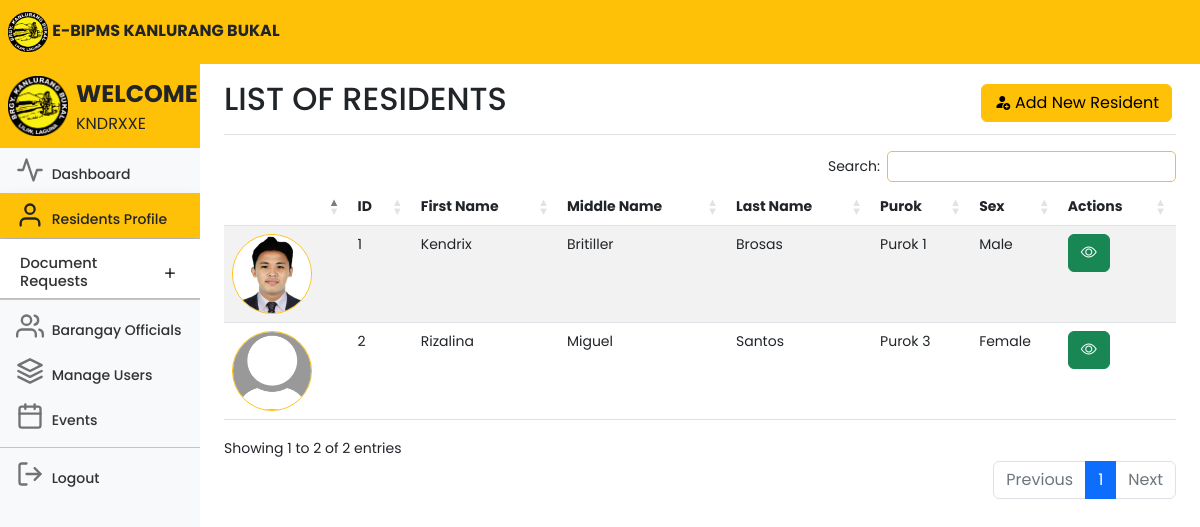
Before: /adminresidents.php (signed in) with the older database file.
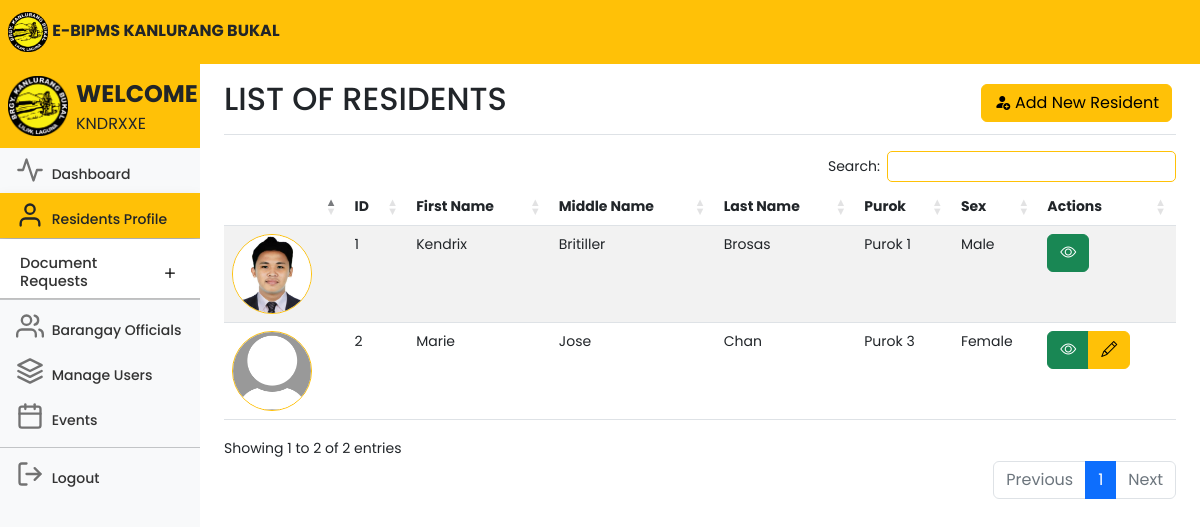
After: the same page with the newer database file.
### tables this page shows
CREATE TABLE `users` (
  `id` int(11) NOT NULL,
  `userID` varchar(100) NOT NULL,
  `firstname` varchar(100) NOT NULL,
  `middlename` varchar(100) NOT NULL,
  `lastname` varchar(100) NOT NULL,
  `sex` varchar(100) NOT NULL,
  `birthday` varchar(100) NOT NULL,
  `age` int(11) NOT NULL,
  `house_no` varchar(100) NOT NULL,
  `purok` varchar(100) NOT NULL,
  `civilstatus` varchar(100) NOT NULL,
  `voter` varchar(100) NOT NULL,
  `is_special_group` tinyint(1) NOT NULL,
  `specialgroup` varchar(100) NOT NULL,
  `members` int(11) NOT NULL,
  `housingstatus` varchar(100) NOT NULL,
  `employmentstatus` varchar(100) NOT NULL,
  `yearsliving` varchar(100) NOT NULL,
  `phonenumber` varchar(15) NOT NULL,
  `email` varchar(100) NOT NULL,
  `username` varchar(100) NOT NULL,
  `password` varchar(100) NOT NULL,
  `profile_picture` varchar(255) NOT NULL,
  `proof` varchar(255) NOT NULL,
  `status` text NOT NULL,
  `isEditable` tinyint(2) NOT NULL
);

### adminresidents.php (the view, shortened to what this page needs)
<!DOCTYPE html>
<html lang="en">
<head>
	<link rel="stylesheet" href="https://cdn.jsdelivr.net/npm/bootstrap-icons@1.10.5/font/bootstrap-icons.css">
	<link href="css/bootstrap.min.css" rel="stylesheet">
	<link rel="stylesheet" href="css/style.css">
	<link rel="stylesheet" href="DataTables/datatables.css" />
	<link rel="stylesheet"
		href="https://cdnjs.cloudflare.com/ajax/libs/twitter-bootstrap/5.2.0/css/bootstrap.min.css" />
	<link rel="stylesheet" href="https://cdn.datatables.net/1.13.4/css/dataTables.bootstrap5.min.css" />
	<link rel="stylesheet" href="https://cdn.datatables.net/buttons/2.3.6/css/buttons.dataTables.min.css" />
	<link href="dashboard.css" rel="stylesheet">
</head>
<body>
	<header class="navbar navbar-light sticky-top bg-warning flex-md-nowrap p-0 ">
		<a class="navbar-brand px-2 fs-6 text-dark">
			<img src="kanlurangbukal.png" width="40">
			<b>E-BIPMS KANLURANG BUKAL</b>
		</a>
	</header>
	<div class="container-fluid">
		<div class="row">
			<nav id="sidebarMenu" class="col-md-3 col-lg-2 d-md-block bg-body-tertiary sidebar collapse">
				<div class="position-sticky pt-2 mt-2 sidebar-sticky bg-light">
					<ul class="nav flex-column">
						<a class="navbar-brand px-2 fs-6 bg-warning">
							<img class="float-start" src="kanlurangbukal.png" width="60">
							<span class="fs-4 px-2 text-dark"><b>WELCOME</b></span>
							<br>
							<span class="fs-6 px-2 text-dark" style="text-transform: uppercase;">
								<?php echo $_SESSION['user'] ?>
							</span>
						</a>
						<li class="nav-item fs-7">
							<a class="nav-link" aria-current="page" href="adminhome.php">
								<span data-feather="activity" class="align-text-bottom feather-48"></span>
								Dashboard
							</a>
						</li>
						<li class="nav-item fs-7">
							<a class="nav-link text-dark bg-warning active shadow">
								<span data-feather="user" class="align-text-bottom feather-48"></span>
								Residents Profile
							</a>
						</li>
						<li class="nav-item fs-7">
							<div class="accordion accordion-flush" id="accordionFlushExample">
								<div class="accordion-item">
									<h2 class="accordion-header fs-7">
										<button class="accordion-button collapsed fs-7 pt-3 pb-2 nav-link"
											style="font-size:11pt;" type="button" data-bs-toggle="collapse"
											data-bs-target="#flush-collapseOne" aria-expanded="false"
											aria-controls="flush-collapseOne">
											Document Requests
										</button>
									</h2>
									<hr class="mt-0 mb-0">
								</div>
						</li>
						<hr class="mt-0 mb-1">
						<li class="nav-item fs-7">
							<a class="nav-link" href="adminofficials.php">
								<span data-feather="users" class="align-text-bottom feather-48"></span>
								Barangay Officials
							</a>
						</li>
						<li class="nav-item fs-7">
							<a class="nav-link" href="adminusers.php">
								<span data-feather="layers" class="align-text-bottom feather-48"></span>
								Manage Users
							</a>
						</li>
						<li class="nav-item fs-7">
							<a class="nav-link" href="adminevents.php">
								<span data-feather="calendar" class="align-text-bottom feather-48"></span>
								Events
							</a>
						</li>
						<hr class="mt-2 mb-1">
						<li class="nav-item fs-7">
							<a class="nav-link" href="adminlogout.php">
								<span data-feather="log-out" class="align-text-bottom feather-48"></span>
								Logout
							</a>
						</li>
					</ul>
				</div>
			</nav>
			<main class="col-md-9 ms-sm-auto col-lg-10 px-md-4">
				<div
					class="d-flex justify-content-between flex-wrap flex-md-nowrap align-items-center pt-3 pb-2 mb-3 border-bottom">
					<h1 class="h2">LIST OF RESIDENTS</h1>
					<div class="btn-toolbar mb-2 mb-md-0">
						<div class="btn-group me-1">
							<a href="adminaddresidents.php" class="btn btn-md btn-warning"><i
									class="bi bi-person-fill-add">
								</i>Add New Resident</a>
						</div>
					</div>
				</div>
				<div class="table-responsive">
					<div class="data_table">
						<table id="myTable" class="table table-striped" style="width:100%">
							<thead>
								<tr>
									<th scope="col"></th>
									<th scope="col">ID</th>
									<th scope="col">First Name</th>
									<th scope="col">Middle Name</th>
									<th scope="col">Last Name</th>
									<th scope="col">Purok</th>
									<th scope="col">Sex</th>
									<th scope="col">Actions</th>
								</tr>
							</thead>
							<tbody>
								<?php
								include 'conn.php';
								$query = "SELECT * FROM users";
								$query_run = mysqli_query($conn, $query);
								if(mysqli_num_rows($query_run) > 0) {
									foreach($query_run as $items) {
										?>
										<tr>
											<td style="display: block; margin-left: auto; margin-right: auto;">
												<?php
												if(!empty($items['profile_picture'])) {
													echo '<img class="rounded-circle border border-warning" src="'.$items['profile_picture'].'" alt="Profile Picture" width="80">';
												} else {
													echo '<img class="rounded-circle border border-warning" src="default-profile-pic.jpg" alt="Profile Picture" width="80">';
												}
												?>
											</td>
											<td>
												<?= $items['id']; ?>
											</td>
											<td>
												<?= $items['firstname']; ?>
											</td>
											<td>
												<?= $items['middlename']; ?>
											</td>
											<td>
												<?= $items['lastname']; ?>
											</td>
											<td>
												<?= $items['purok']; ?>
											</td>
											<td>
												<?= $items['sex']; ?>
											</td>
											<td class="text-right">
												<div class="btn-group me-2">
													<button type="button" class="btn btn-success" data-bs-toggle="modal"
														data-bs-target="#viewModal<?= $items['id']; ?>">
														<i class="bi bi-eye"></i>
													</button>
													<?php if($items['isEditable'] == 1): ?>
														<a href="admineditresidents.php?id=<?= $items['id']; ?>"
															class="btn btn-warning">
															<i class="bi bi-pencil"></i>
														</a>
													<?php endif; ?>
												</div>
											</td>
										</tr>
										<?php
									}
								}
								?>
							</tbody>
						</table>
					</div>
				</div>
			</main>
		</div>
	</div>
</body>
</html>

### css/style.css (style rules this page uses)
* { margin: 0; padding: 0; font-size: 10; font-family: 'Poppins', sans-serif; }

### DataTables/datatables.css (style rules this page uses)
:root { --dt-row-selected: 13, 110, 253; --dt-row-selected-text: 255, 255, 255; --dt-row-selected-link: 9, 10, 11; }
table.dataTable thead > tr > th.sorting, table.dataTable thead > tr > th.sorting_asc, table.dataTable thead > tr > th.sorting_desc, table.dataTable thead > tr > th.sorting_asc_disabled, table.dataTable thead > tr > th.sorting_desc_disabled, table.dataTable thead > tr > td.sorting, table.dataTable thead > tr > td.sorting_asc, table.dataTable thead > tr > td.sorting_desc, table.dataTable thead > tr > td.sorting_asc_disabled, table.dataTable thead > tr > td.sorting_desc_disabled { cursor: pointer; position: relative; padding-right: 26px; }
table.dataTable thead > tr > th.sorting:before, table.dataTable thead > tr > th.sorting:after, table.dataTable thead > tr > th.sorting_asc:before, table.dataTable thead > tr > th.sorting_asc:after, table.dataTable thead > tr > th.sorting_desc:before, table.dataTable thead > tr > th.sorting_desc:after, table.dataTable thead > tr > th.sorting_asc_disabled:before, table.dataTable thead > tr > th.sorting_asc_disabled:after, table.dataTable thead > tr > th.sorting_desc_disabled:before, table.dataTable thead > tr > th.sorting_desc_disabled:after, table.dataTable thead > tr > td.sorting:before, table.dataTable thead > tr > td.sorting:after, table.dataTable thead > tr > td.sorting_asc:before, table.dataTable thead > tr > td.sorting_asc:after, table.dataTable thead > tr > td.sorting_desc:before, table.dataTable thead > tr > td.sorting_desc:after, table.dataTable thead > tr > td.sorting_asc_disabled:before, table.dataTable thead > tr > td.sorting_asc_disabled:after, table.dataTable thead > tr > td.sorting_desc_disabled:before, table.dataTable thead > tr > td.sorting_desc_disabled:after { position: absolute; display: block; opacity: 0.125; right: 10px; line-height: 9px; font-size: 0.8em; }
table.dataTable thead > tr > th.sorting:before, table.dataTable thead > tr > th.sorting_asc:before, table.dataTable thead > tr > th.sorting_desc:before, table.dataTable thead > tr > th.sorting_asc_disabled:before, table.dataTable thead > tr > th.sorting_desc_disabled:before, table.dataTable thead > tr > td.sorting:before, table.dataTable thead > tr > td.sorting_asc:before, table.dataTable thead > tr > td.sorting_desc:before, table.dataTable thead > tr > td.sorting_asc_disabled:before, table.dataTable thead > tr > td.sorting_desc_disabled:before { bottom: 50%; content: "▲"; content: "▲"/""; }
table.dataTable thead > tr > th.sorting:after, table.dataTable thead > tr > th.sorting_asc:after, table.dataTable thead > tr > th.sorting_desc:after, table.dataTable thead > tr > th.sorting_asc_disabled:after, table.dataTable thead > tr > th.sorting_desc_disabled:after, table.dataTable thead > tr > td.sorting:after, table.dataTable thead > tr > td.sorting_asc:after, table.dataTable thead > tr > td.sorting_desc:after, table.dataTable thead > tr > td.sorting_asc_disabled:after, table.dataTable thead > tr > td.sorting_desc_disabled:after { top: 50%; content: "▼"; content: "▼"/""; }
table.dataTable thead > tr > th.sorting_asc:before, table.dataTable thead > tr > th.sorting_desc:after, table.dataTable thead > tr > td.sorting_asc:before, table.dataTable thead > tr > td.sorting_desc:after { opacity: 0.6; }
table.dataTable thead th, table.dataTable thead td, table.dataTable tfoot th, table.dataTable tfoot td { text-align: left; }
table.dataTable { clear: both; margin-top: 6px !important; margin-bottom: 6px !important; max-width: none !important; border-collapse: separate !important; border-spacing: 0; }
table.dataTable td, table.dataTable th { -webkit-box-sizing: content-box; box-sizing: content-box; }
table.dataTable.table-striped > tbody > tr:nth-of-type(2n+1) > * { box-shadow: none; }
table.dataTable > tbody > tr { background-color: transparent; }
table.dataTable.table-striped > tbody > tr.odd > * { box-shadow: inset 0 0 0 9999px rgba(0, 0, 0, 0.05); }

### adminresidents.php (style rules this page uses)
.accordion { --bs-accordion-active-bg: #ffc107; --bs-accordion-active-color: #212529; --bs-accordion-btn-focus-box-shadow: none; }
.accordion-button::after { transition: all 0.5s; }

Changed rows visible on the page:
changed users "Purok 3": firstname "Rizalina" → "Marie"; middlename "Miguel" → "Jose"; lastname "Santos" → "Chan"; isEditable 0 → 1 (drawn)
